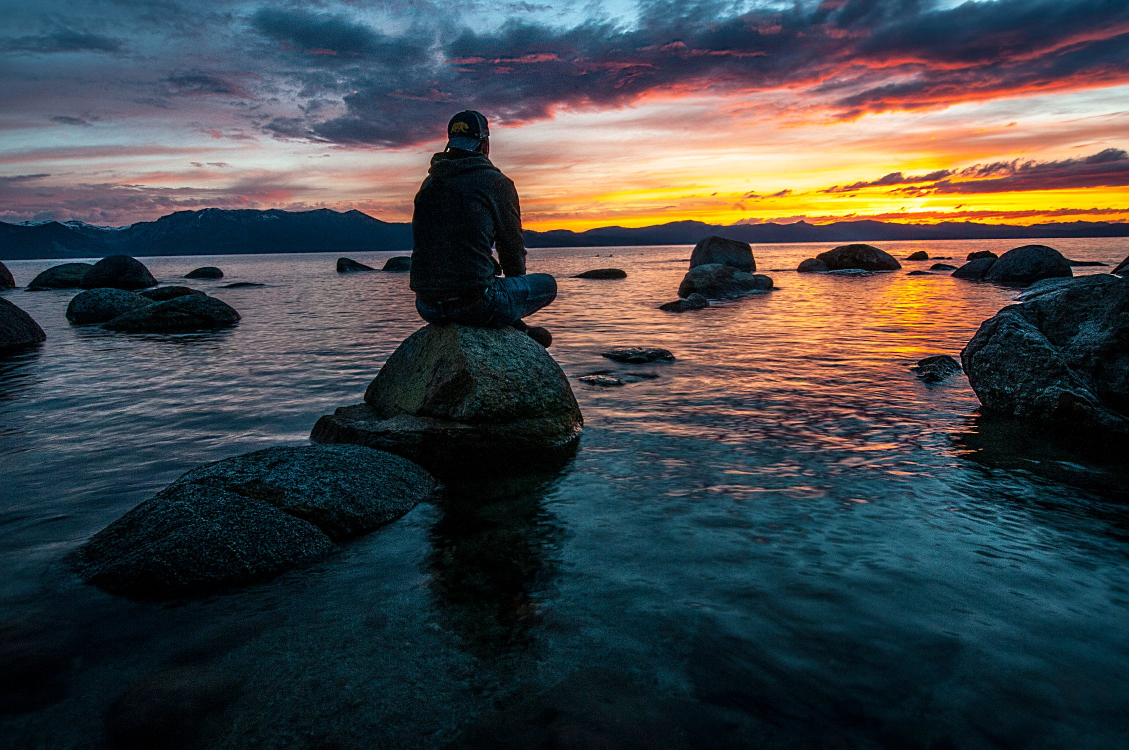
#> input picture src/06 - Trackbar/pexel.jpeg, 2258 x 1500 px, given in place of the camera (shown at 1/2 size)
$ python jack_in_the_box.py
#> lines starting #> are read from the running program, lines starting #| are printed output that depends on the picture; after the words box and inside, x2 and y2 are one past the last pixel; in counts of white or black regions, pixels touching at a corner belong together
import cv2
import numpy as np


def nothing(x):
    pass

def colorPick(event,x,y,flag,para):
    if event == cv2.EVENT_LBUTTONDOWN :
        pix=hsv[y,x]


        cv2.setTrackbarPos('lh','tb',pix[0]-10)
        cv2.setTrackbarPos('uh','tb',pix[0]+10)
        cv2.setTrackbarPos('ls','tb',pix[1]-20)
        cv2.setTrackbarPos('us','tb',pix[1]+20)
        cv2.setTrackbarPos('lv','tb',pix[2]-50)
        cv2.setTrackbarPos('uv','tb',pix[2]+50)


cap=cv2.VideoCapture(0)
#img=cv2.imread('black.jpeg')
cv2.namedWindow('tb')
cv2.resizeWindow('tb',700,450)
cv2.createTrackbar('lh','tb',0,180,nothing)
cv2.createTrackbar('uh','tb',0,180,nothing)
cv2.createTrackbar('ls','tb',0,255,nothing)
cv2.createTrackbar('us','tb',0,255,nothing)
cv2.createTrackbar('lv','tb',0,255,nothing)
cv2.createTrackbar('uv','tb',0,255,nothing)
cv2.createTrackbar('x1','tb',0,700,nothing)
cv2.createTrackbar('y1','tb',0,700,nothing)
cv2.createTrackbar('x2','tb',0,700,nothing)
cv2.createTrackbar('y2','tb',0,700,nothing)


cv2.namedWindow('image')

cv2.setTrackbarPos('x1','tb',200)
cv2.setTrackbarPos('y1','tb',200)
cv2.setTrackbarPos('x2','tb',400)
cv2.setTrackbarPos('y2','tb',400)
while 1:

    _,frame=cap.read()
#> frame is the input picture: shape (1500, 2258, 3); mean B, G, R 71.6, 69.9, 66.6
    x1=cv2.getTrackbarPos('x1','tb')
    y1=cv2.getTrackbarPos('y1','tb')
    x2=cv2.getTrackbarPos('x2','tb')
    y2=cv2.getTrackbarPos('y2','tb')


    frame=cv2.rectangle(frame,(x1,y1),(x2,y2),(0,0,255),10)
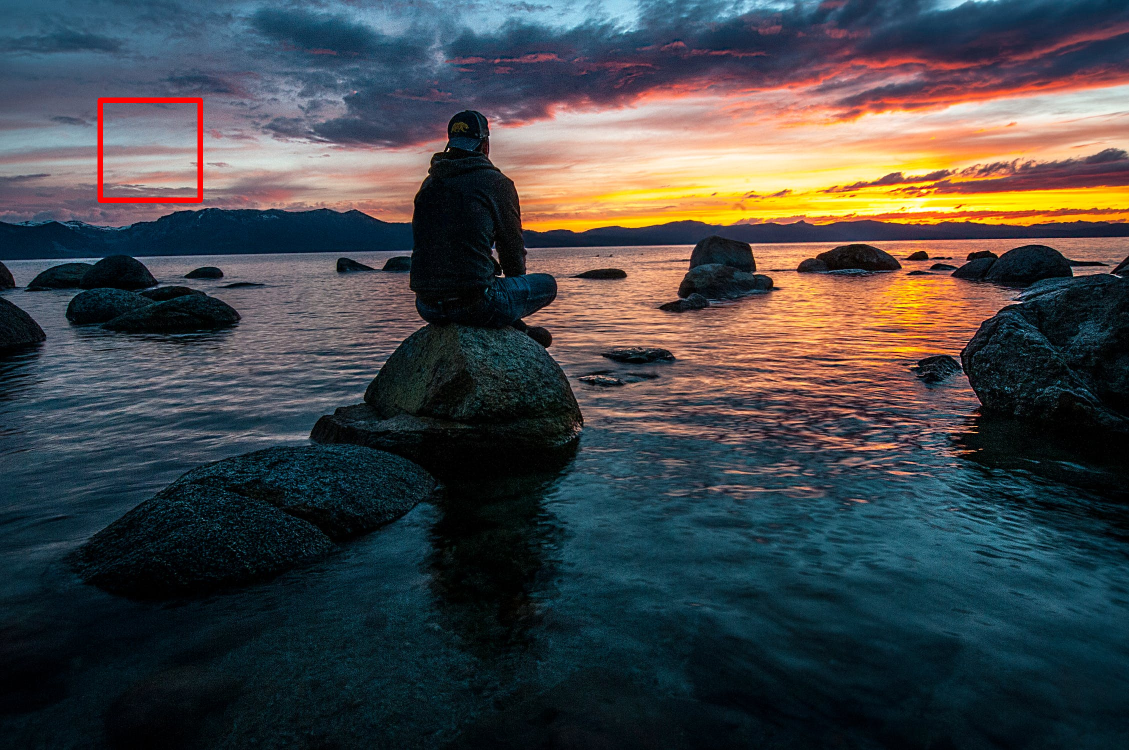
#> frame: shape (1500, 2258, 3) (shown at 1/2 size); 0.26% of pixels changed, all inside (x1, y1, x2, y2) = (195, 195, 406, 406)
    hsv=cv2.cvtColor(frame,cv2.COLOR_BGR2HSV)
#> hsv: shape (1500, 2258, 3); mean H, S, V 88.2, 151, 91.1
    #img=cv2.rectangle(img,(x1,y1),(x2,y2),(255,255,255),cv2.FILLED)
    #cv2.imshow('filled',img)

    cv2.setMouseCallback('image',colorPick)


    lh=cv2.getTrackbarPos('lh','tb')
    uh=cv2.getTrackbarPos('uh','tb')
    ls=cv2.getTrackbarPos('ls','tb')
    us=cv2.getTrackbarPos('us','tb')
    lv=cv2.getTrackbarPos('lv','tb')
    uv=cv2.getTrackbarPos('uv','tb')

    l=np.array([lh,ls,lv])
    u=np.array([uh,us,uv])


    mask =cv2.inRange(hsv,l,u)
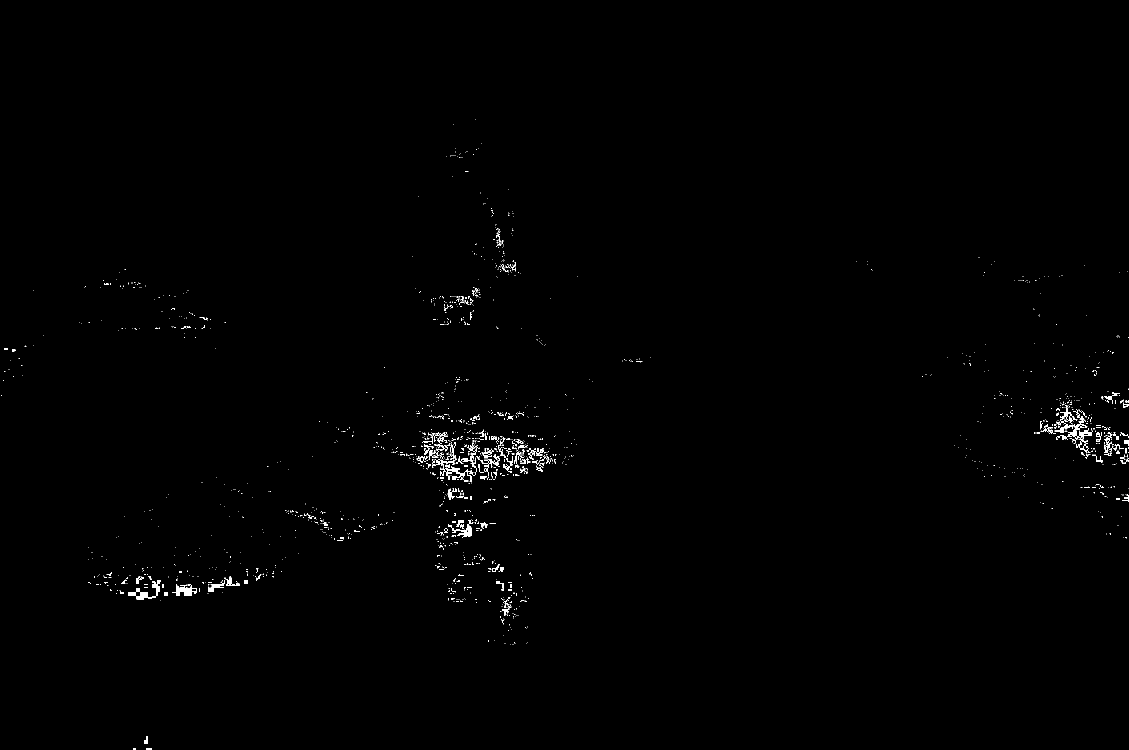
#> mask: shape (1500, 2258) (shown at 1/2 size); 0.51% white; 1819 white regions (1659 under 20 px), largest, box (x1, y1, x2, y2) and area: (256, 1160, 320, 1200) 790, (869, 891, 929, 960) 689, (344, 1169, 394, 1192) 621
    #blur=cv2.GaussianBlur(mask,(5,5),0)
    kernal = np.ones((5,5), np.uint8)
    #o=cv2.morphologyEx(mask,cv2.MORPH_OPEN,kernal)
    #erode=cv2.erode(mask,kernal,1)
    dilate=cv2.dilate(mask,kernal,1)
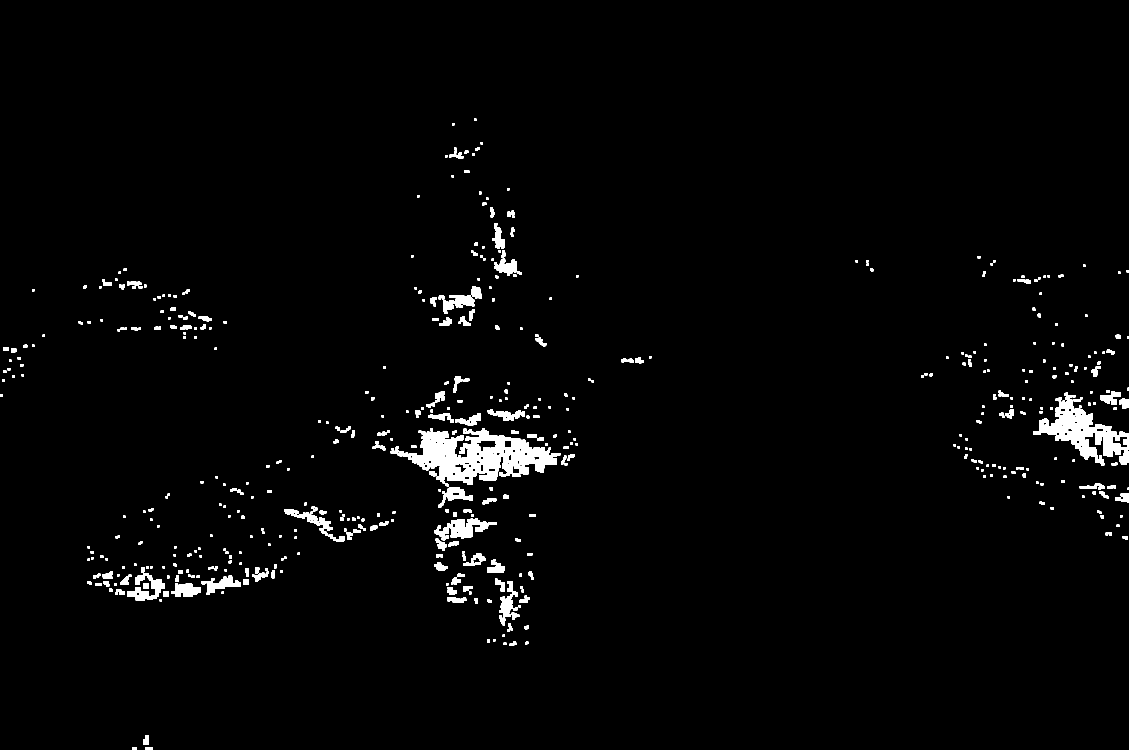
#> dilate: shape (1500, 2258) (shown at 1/2 size); 2.2% white; 502 white regions (1 under 20 px)
    #_,thresh = cv2.threshold(dilate,127,255,0)
    contour,hierachy=cv2.findContours(dilate,cv2.RETR_TREE,cv2.CHAIN_APPROX_SIMPLE)
#> contour = 621 contours, 264 with area under 20; largest, box (x1, y1, x2, y2) and area: (795, 856, 1121, 973) 19116, (2066, 785, 2258, 931) 10384, (868, 1036, 994, 1078) 2394, (254, 1135, 330, 1202) 1628, (886, 572, 964, 628) 1573

    for i in contour:

        area= cv2.contourArea(i)
        if area>500:
            x,y,w,h = cv2.boundingRect(i)
            if (x>x1 and x<x2) and (y>y1 and y<y2):
                if ((x+w)>x1 and (x+w)<x2) and ((y+h)>y1 and (y+h)<y2):

                    img = cv2.rectangle(frame,(x,y),(x+w,y+h),(0,120,255),2)
                    cv2.putText(frame,"color1 detected",(x,y),cv2.FONT_HERSHEY_SIMPLEX, 0.7, (0,0,255))
#> this loop made 621 passes
#> (area, x, y, w, h) on passes 32, 37, 49, 69, 89, 147, 176, 195, 263, 326, 339, 352: (1109, 342, 1166, 60, 28), (1057.5, 998, 1162, 38, 72), (1126.5, 413, 1150, 69, 40), (1628, 254, 1135, 76, 67), (541, 974, 1118, 36, 28), (2393.5, 868, 1036, 126, 42), (1200.5, 568, 1012, 98, 60), (1083, 877, 974, 69, 42), (19116.5, 795, 856, 326, 117), (518, 952, 871, 41, 32), (571.5, 910, 826, 52, 26), (732.5, 975, 818, 75, 24)
#> area on passes 3, 5, 6, 11, 12, 13: 177.5, 27, 71.5, 49.5, 57, 145

    cv2.imshow('image',frame)
    cv2.imshow('mask',mask)

    if cv2.waitKey(1) & 0xFF == ord('q') :
#> (key q is pressed here)
        break

cap.release()
cv2.destroyAllWindows()
